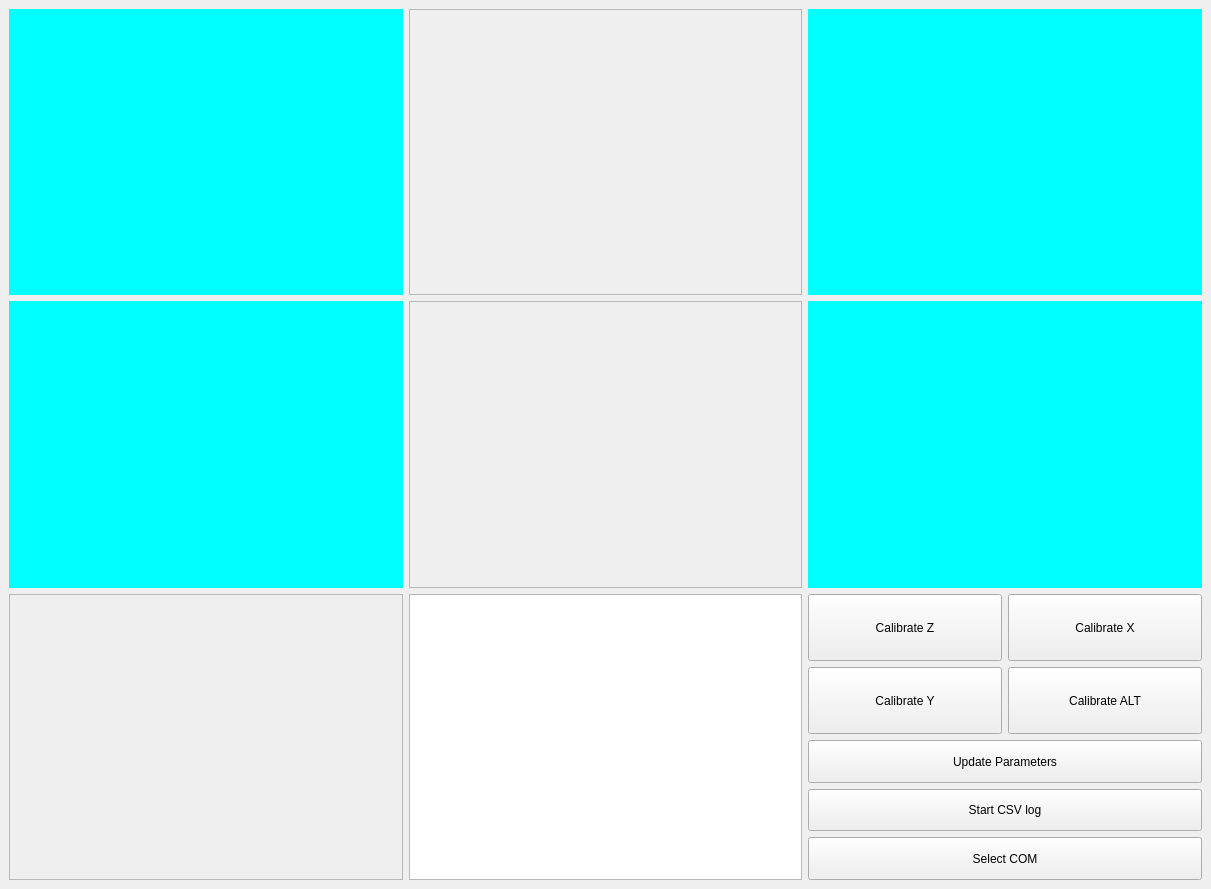
<?xml version="1.0" encoding="UTF-8"?>
<ui version="4.0">
 <class>MainWindow</class>
 <widget class="QMainWindow" name="MainWindow">
  <property name="geometry">
   <rect>
    <x>0</x>
    <y>0</y>
    <width>1211</width>
    <height>889</height>
   </rect>
  </property>
  <property name="windowTitle">
   <string>MainWindow</string>
  </property>
  <widget class="QWidget" name="centralwidget">
   <property name="sizePolicy">
    <sizepolicy hsizetype="Preferred" vsizetype="Preferred">
     <horstretch>0</horstretch>
     <verstretch>0</verstretch>
    </sizepolicy>
   </property>
   <layout class="QGridLayout" name="gridLayout_3">
    <item row="0" column="0">
     <layout class="QGridLayout" name="gridLayout">
      <property name="sizeConstraint">
       <enum>QLayout::SetDefaultConstraint</enum>
      </property>
      <item row="0" column="2">
       <widget class="PlotWidget" name="GYRO" native="true">
        <property name="sizePolicy">
         <sizepolicy hsizetype="MinimumExpanding" vsizetype="MinimumExpanding">
          <horstretch>0</horstretch>
          <verstretch>0</verstretch>
         </sizepolicy>
        </property>
        <property name="styleSheet">
         <string notr="true">QWidget
{
background-color: rgb(0, 255, 255)
}</string>
        </property>
       </widget>
      </item>
      <item row="2" column="0">
       <widget class="QFrame" name="MODE3D">
        <property name="sizePolicy">
         <sizepolicy hsizetype="MinimumExpanding" vsizetype="MinimumExpanding">
          <horstretch>0</horstretch>
          <verstretch>0</verstretch>
         </sizepolicy>
        </property>
        <property name="frameShape">
         <enum>QFrame::StyledPanel</enum>
        </property>
        <property name="frameShadow">
         <enum>QFrame::Raised</enum>
        </property>
       </widget>
      </item>
      <item row="1" column="1">
       <widget class="QFrame" name="VIDEO">
        <property name="sizePolicy">
         <sizepolicy hsizetype="Expanding" vsizetype="Expanding">
          <horstretch>0</horstretch>
          <verstretch>0</verstretch>
         </sizepolicy>
        </property>
        <property name="frameShape">
         <enum>QFrame::StyledPanel</enum>
        </property>
        <property name="frameShadow">
         <enum>QFrame::Raised</enum>
        </property>
       </widget>
      </item>
      <item row="0" column="1">
       <widget class="QFrame" name="LOCATION3D">
        <property name="sizePolicy">
         <sizepolicy hsizetype="MinimumExpanding" vsizetype="MinimumExpanding">
          <horstretch>0</horstretch>
          <verstretch>0</verstretch>
         </sizepolicy>
        </property>
        <property name="frameShape">
         <enum>QFrame::StyledPanel</enum>
        </property>
        <property name="frameShadow">
         <enum>QFrame::Raised</enum>
        </property>
       </widget>
      </item>
      <item row="2" column="2">
       <layout class="QVBoxLayout" name="SETTINGS">
        <item>
         <layout class="QGridLayout" name="gridLayout_2">
          <item row="1" column="0">
           <widget class="QPushButton" name="CALIBRATE_Y">
            <property name="sizePolicy">
             <sizepolicy hsizetype="Expanding" vsizetype="Expanding">
              <horstretch>0</horstretch>
              <verstretch>0</verstretch>
             </sizepolicy>
            </property>
            <property name="text">
             <string>Calibrate Y</string>
            </property>
           </widget>
          </item>
          <item row="0" column="0">
           <widget class="QPushButton" name="CALIBRATE_Z">
            <property name="sizePolicy">
             <sizepolicy hsizetype="Expanding" vsizetype="Expanding">
              <horstretch>0</horstretch>
              <verstretch>0</verstretch>
             </sizepolicy>
            </property>
            <property name="text">
             <string>Calibrate Z</string>
            </property>
           </widget>
          </item>
          <item row="1" column="1">
           <widget class="QPushButton" name="CALIBRATE_ALT">
            <property name="enabled">
             <bool>true</bool>
            </property>
            <property name="sizePolicy">
             <sizepolicy hsizetype="Expanding" vsizetype="Expanding">
              <horstretch>0</horstretch>
              <verstretch>0</verstretch>
             </sizepolicy>
            </property>
            <property name="text">
             <string>Calibrate ALT</string>
            </property>
           </widget>
          </item>
          <item row="0" column="1">
           <widget class="QPushButton" name="CALIBRATE_X">
            <property name="sizePolicy">
             <sizepolicy hsizetype="Expanding" vsizetype="Expanding">
              <horstretch>0</horstretch>
              <verstretch>0</verstretch>
             </sizepolicy>
            </property>
            <property name="text">
             <string>Calibrate X</string>
            </property>
           </widget>
          </item>
         </layout>
        </item>
        <item>
         <layout class="QVBoxLayout" name="verticalLayout">
          <item>
           <widget class="QPushButton" name="UPDATEPARAMS">
            <property name="sizePolicy">
             <sizepolicy hsizetype="Expanding" vsizetype="Expanding">
              <horstretch>0</horstretch>
              <verstretch>0</verstretch>
             </sizepolicy>
            </property>
            <property name="text">
             <string>Update Parameters</string>
            </property>
           </widget>
          </item>
          <item>
           <widget class="QPushButton" name="UPDATEPARAMS_2">
            <property name="sizePolicy">
             <sizepolicy hsizetype="Expanding" vsizetype="Expanding">
              <horstretch>0</horstretch>
              <verstretch>0</verstretch>
             </sizepolicy>
            </property>
            <property name="text">
             <string>Start CSV log</string>
            </property>
           </widget>
          </item>
          <item>
           <layout class="QHBoxLayout" name="horizontalLayout">
            <item>
             <widget class="QPushButton" name="UPDATEPARAMS_3">
              <property name="sizePolicy">
               <sizepolicy hsizetype="Expanding" vsizetype="Expanding">
                <horstretch>0</horstretch>
                <verstretch>0</verstretch>
               </sizepolicy>
              </property>
              <property name="text">
               <string>Select COM</string>
              </property>
             </widget>
            </item>
           </layout>
          </item>
         </layout>
        </item>
       </layout>
      </item>
      <item row="1" column="2">
       <widget class="PlotWidget" name="TEMPERATURE" native="true">
        <property name="sizePolicy">
         <sizepolicy hsizetype="MinimumExpanding" vsizetype="MinimumExpanding">
          <horstretch>0</horstretch>
          <verstretch>0</verstretch>
         </sizepolicy>
        </property>
        <property name="styleSheet">
         <string notr="true">QWidget
{
background-color: rgb(0, 255, 255)
}</string>
        </property>
       </widget>
      </item>
      <item row="0" column="0">
       <widget class="PlotWidget" name="ACCELERATION" native="true">
        <property name="sizePolicy">
         <sizepolicy hsizetype="MinimumExpanding" vsizetype="MinimumExpanding">
          <horstretch>0</horstretch>
          <verstretch>0</verstretch>
         </sizepolicy>
        </property>
        <property name="styleSheet">
         <string notr="true">QWidget
{
background-color: rgb(0, 255, 255)
}</string>
        </property>
       </widget>
      </item>
      <item row="1" column="0">
       <widget class="PlotWidget" name="ALTITUDE" native="true">
        <property name="sizePolicy">
         <sizepolicy hsizetype="MinimumExpanding" vsizetype="MinimumExpanding">
          <horstretch>0</horstretch>
          <verstretch>0</verstretch>
         </sizepolicy>
        </property>
        <property name="styleSheet">
         <string notr="true">QWidget
{
background-color: rgb(0, 255, 255)
}</string>
        </property>
       </widget>
      </item>
      <item row="2" column="1">
       <widget class="QTextEdit" name="RAW">
        <property name="sizePolicy">
         <sizepolicy hsizetype="MinimumExpanding" vsizetype="MinimumExpanding">
          <horstretch>0</horstretch>
          <verstretch>0</verstretch>
         </sizepolicy>
        </property>
        <property name="readOnly">
         <bool>true</bool>
        </property>
       </widget>
      </item>
     </layout>
    </item>
   </layout>
  </widget>
  <widget class="QMenuBar" name="menubar">
   <property name="geometry">
    <rect>
     <x>0</x>
     <y>0</y>
     <width>1211</width>
     <height>21</height>
    </rect>
   </property>
  </widget>
 </widget>
 <customwidgets>
  <customwidget>
   <class>PlotWidget</class>
   <extends>QWidget</extends>
   <header>pyqtgraph</header>
   <container>1</container>
  </customwidget>
 </customwidgets>
 <resources/>
 <connections/>
</ui>
